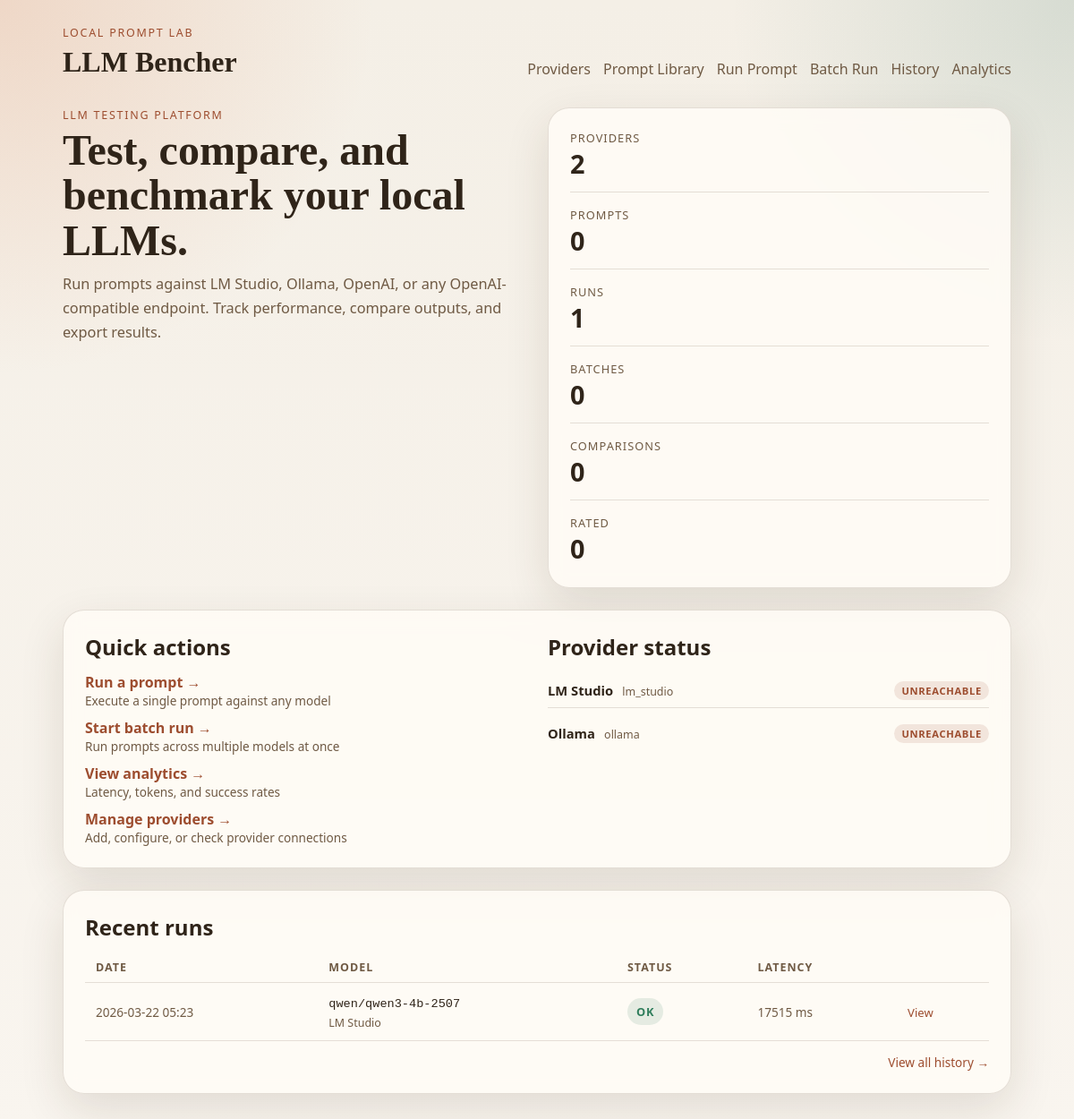
Before: / with the older database file.
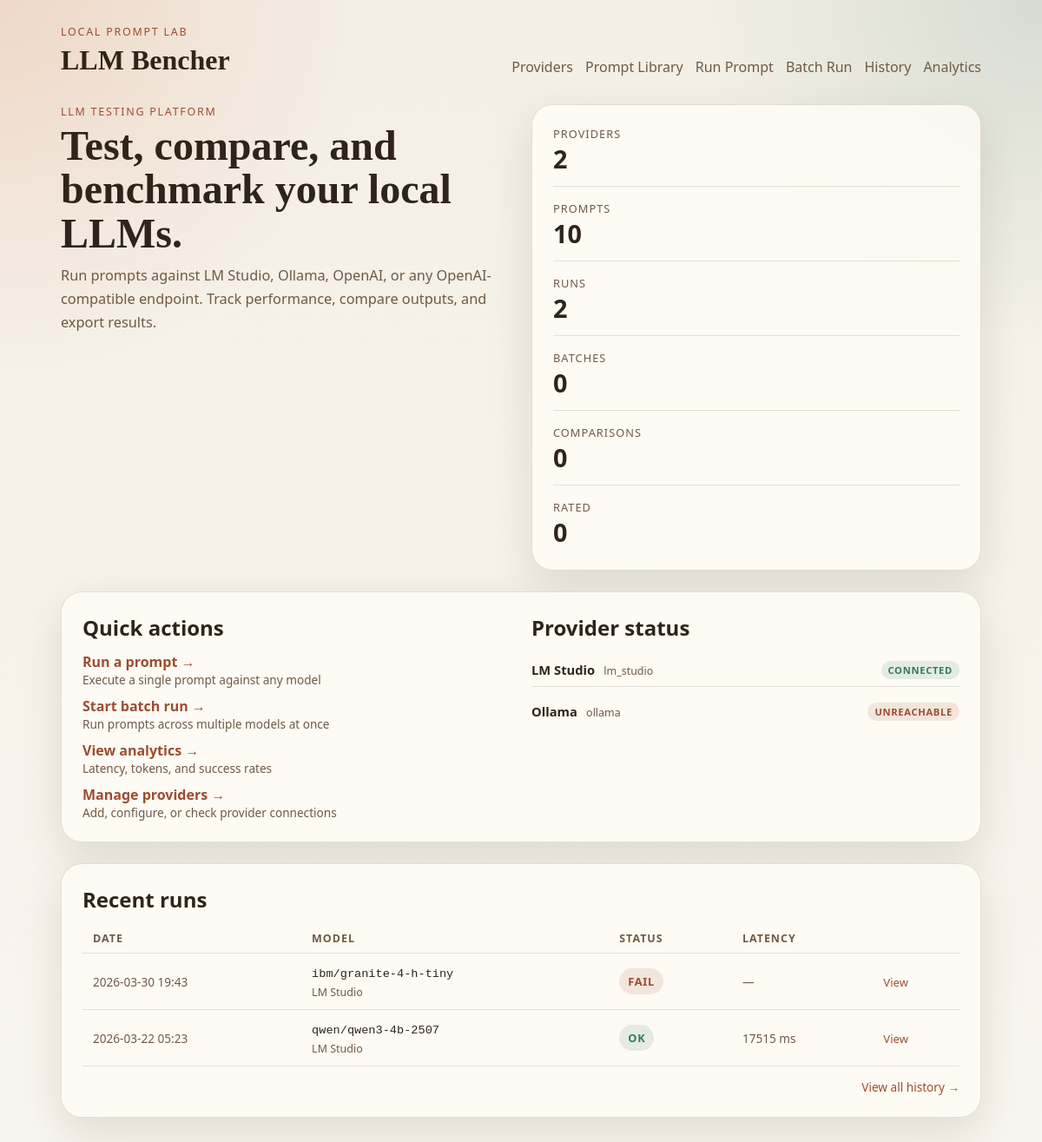
After: the same page with the newer database file.
### llm_bencher/models.py (models this page shows)
class TimestampMixin:
    created_at: Mapped[datetime] = mapped_column(
        DateTime(timezone=True),
        default=utc_now,
        nullable=False,
    )
    updated_at: Mapped[datetime] = mapped_column(
        DateTime(timezone=True),
        default=utc_now,
        onupdate=utc_now,
        nullable=False,
    )

class Provider(TimestampMixin, Base):
    __tablename__ = "providers"
    id: Mapped[int] = mapped_column(Integer, primary_key=True)
    slug: Mapped[str] = mapped_column(String(50), unique=True, nullable=False)
    name: Mapped[str] = mapped_column(String(100), nullable=False)
    kind: Mapped[ProviderKind] = mapped_column(Enum(ProviderKind), nullable=False)
    base_url: Mapped[str] = mapped_column(String(255), nullable=False)
    api_key: Mapped[str | None] = mapped_column(String(255))
    is_enabled: Mapped[bool] = mapped_column(Boolean, default=True, nullable=False)
    is_default: Mapped[bool] = mapped_column(Boolean, default=False, nullable=False)
    is_connected: Mapped[bool] = mapped_column(Boolean, default=False, nullable=False)
    last_health_check_at: Mapped[datetime | None] = mapped_column(DateTime(timezone=True))
    last_error: Mapped[str | None] = mapped_column(Text)
    models: Mapped[list["ProviderModel"]] = relationship(
        back_populates="provider",
        cascade="all, delete-orphan",
    )
    runs: Mapped[list["Run"]] = relationship(back_populates="provider")

class Run(TimestampMixin, Base):
    __tablename__ = "runs"
    id: Mapped[int] = mapped_column(Integer, primary_key=True)
    provider_id: Mapped[int] = mapped_column(ForeignKey("providers.id"), nullable=False)
    provider_model_id: Mapped[int | None] = mapped_column(ForeignKey("provider_models.id"))
    prompt_id: Mapped[int | None] = mapped_column(ForeignKey("prompt_definitions.id"))
    batch_id: Mapped[int | None] = mapped_column(ForeignKey("batch_runs.id"))
    status: Mapped[RunStatus] = mapped_column(
        Enum(RunStatus),
        default=RunStatus.PENDING,
        nullable=False,
    )
    model_identifier: Mapped[str] = mapped_column(String(255), nullable=False)
    model_name: Mapped[str | None] = mapped_column(String(255))
    system_prompt: Mapped[str | None] = mapped_column(Text)
    user_prompt: Mapped[str] = mapped_column(Text, nullable=False)
    template_inputs: Mapped[dict[str, Any]] = mapped_column(JSON, default=dict, nullable=False)
    temperature: Mapped[float | None] = mapped_column(Float)
    max_tokens: Mapped[int | None] = mapped_column(Integer)
    started_at: Mapped[datetime | None] = mapped_column(DateTime(timezone=True))
    completed_at: Mapped[datetime | None] = mapped_column(DateTime(timezone=True))
    failure_message: Mapped[str | None] = mapped_column(Text)
    provider: Mapped["Provider"] = relationship(back_populates="runs")
    provider_model: Mapped["ProviderModel"] = relationship(back_populates="runs")
    prompt: Mapped["PromptDefinition"] = relationship(back_populates="runs")
    batch: Mapped["BatchRun | None"] = relationship(back_populates="runs")
    result: Mapped["RunResult"] = relationship(
        back_populates="run",
        cascade="all, delete-orphan",
        uselist=False,
    )
    rating: Mapped["RunRating | None"] = relationship(
        back_populates="run",
        cascade="all, delete-orphan",
        uselist=False,
    )

class RunResult(Base):
    __tablename__ = "run_results"
    id: Mapped[int] = mapped_column(Integer, primary_key=True)
    run_id: Mapped[int] = mapped_column(ForeignKey("runs.id"), unique=True, nullable=False)
    raw_output_text: Mapped[str] = mapped_column(Text, nullable=False)
    response_metadata: Mapped[dict[str, Any]] = mapped_column(JSON, default=dict, nullable=False)
    latency_ms: Mapped[int | None] = mapped_column(Integer)
    prompt_tokens: Mapped[int | None] = mapped_column(Integer)
    completion_tokens: Mapped[int | None] = mapped_column(Integer)
    total_tokens: Mapped[int | None] = mapped_column(Integer)
    raw_payload: Mapped[dict[str, Any]] = mapped_column(JSON, default=dict, nullable=False)
    created_at: Mapped[datetime] = mapped_column(
        DateTime(timezone=True),
        default=utc_now,
        nullable=False,
    )
    run: Mapped["Run"] = relationship(back_populates="result")

### llm_bencher/web/routes.py (the view)
@router.get("/", response_class=HTMLResponse)
def home(request: Request) -> HTMLResponse:
    session_factory = request.app.state.session_factory
    with session_factory() as session:
        counts = _summary_counts(session)
        recent_runs = session.scalars(
            select(Run)
            .options(
                selectinload(Run.provider),
                selectinload(Run.result),
            )
            .order_by(Run.created_at.desc())
            .limit(5)
        ).all()
        providers = session.scalars(
            select(Provider).order_by(Provider.name)
        ).all()
    return _render(
        request, "home.html",
        counts=counts,
        recent_runs=recent_runs,
        providers=providers,
    )

### llm_bencher/templates/home.html (shortened to what the changed rows need)
{% extends "base.html" %}
{% block content %}
<section class="hero">
  <div>
    <h1>Test, compare, and benchmark your local LLMs.</h1>
  </div>
  <div class="panel stat-grid">
    <article>
      <span class="stat-label">Prompts</span>
      <strong>{{ counts.prompts }}</strong>
    </article>
    <article>
      <span class="stat-label">Runs</span>
      <strong>{{ counts.runs }}</strong>
    </article>
  </div>
</section>
<section class="panel section-grid">
  <article>
    <h2>Quick actions</h2>
  </article>
  <article>
    <h2>Provider status</h2>
    {% if providers %}
    <ul style="list-style:none;padding:0;margin:0;">
      {% for p in providers %}
      <li style="display:flex;justify-content:space-between;align-items:center;padding:8px 0;{% if not loop.last %}border-bottom:1px solid var(--border);{% endif %}">
        <div>
          <strong style="font-size:0.92rem;">{{ p.name }}</strong>
          <span style="font-size:0.78rem;color:var(--muted);margin-left:6px;">{{ p.kind.value }}</span>
        </div>
        <div>
          {% if p.is_connected %}
          <span class="badge badge-ready" style="font-size:0.7rem;padding:3px 8px;">Connected</span>
          {% elif p.last_health_check_at %}
          <span class="badge badge-error" style="font-size:0.7rem;padding:3px 8px;">Unreachable</span>
          {% else %}
          <span class="badge badge-muted" style="font-size:0.7rem;padding:3px 8px;">Not checked</span>
          {% endif %}
        </div>
      </li>
      {% endfor %}
    </ul>
    {% else %}
    <p style="color:var(--muted);font-size:0.9rem;">No providers configured.</p>
    {% endif %}
  </article>
</section>
{% if recent_runs %}
<section class="panel">
  <h2>Recent runs</h2>
  <table style="width:100%;border-collapse:collapse;">
    <thead>
      <tr style="border-bottom:1px solid var(--border);text-align:left;">
        <th style="padding:8px 12px;font-size:0.78rem;text-transform:uppercase;letter-spacing:0.08em;color:var(--muted);">Date</th>
        <th style="padding:8px 12px;font-size:0.78rem;text-transform:uppercase;letter-spacing:0.08em;color:var(--muted);">Model</th>
        <th style="padding:8px 12px;font-size:0.78rem;text-transform:uppercase;letter-spacing:0.08em;color:var(--muted);">Status</th>
        <th style="padding:8px 12px;font-size:0.78rem;text-transform:uppercase;letter-spacing:0.08em;color:var(--muted);">Latency</th>
        <th style="padding:8px 12px;"></th>
      </tr>
    </thead>
    <tbody>
      {% for run in recent_runs %}
      <tr style="border-bottom:1px solid var(--border);">
        <td style="padding:10px 12px;font-size:0.85rem;color:var(--muted);">{{ run.created_at.strftime("%Y-%m-%d %H:%M") }}</td>
        <td style="padding:10px 12px;">
          <code style="font-size:0.85rem;">{{ run.model_name or run.model_identifier }}</code>
          {% if run.provider %}<br><span style="font-size:0.78rem;color:var(--muted);">{{ run.provider.name }}</span>{% endif %}
        </td>
        <td style="padding:10px 12px;">
          {% if run.status.value == "succeeded" %}
          <span class="badge badge-ready">OK</span>
          {% elif run.status.value == "failed" %}
          <span class="badge badge-error">Fail</span>
          {% else %}
          <span class="badge badge-muted">{{ run.status.value | capitalize }}</span>
          {% endif %}
        </td>
        <td style="padding:10px 12px;font-size:0.85rem;color:var(--muted);">
          {% if run.result and run.result.latency_ms is not none %}{{ run.result.latency_ms }} ms{% else %}&mdash;{% endif %}
        </td>
        <td style="padding:10px 12px;">
          <a href="{{ url_for('run_detail_page', run_id=run.id) }}" style="font-size:0.82rem;color:var(--accent);text-decoration:none;">View</a>
        </td>
      </tr>
      {% endfor %}
    </tbody>
  </table>
</section>
{% endif %}
{% endblock %}

Changed rows visible on the page:
changed Provider "LM Studio": is_connected "UNREACHABLE" → "CONNECTED"
added Run: created_at "2026-03-30 19:43", model_name "ibm/granite-4-h-tiny", provider.name "LM Studio", status "FAIL"
Other visible differences:
{{ counts.prompts }}: "0" → "10"
{{ counts.runs }}: "1" → "2"
